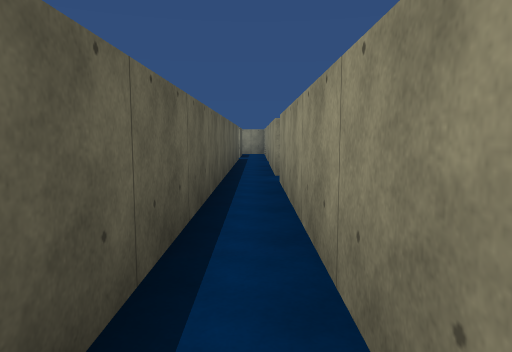
view 1 (above)

16 first-person views from a walk through a scene from a Unity 3-D project. The camera is 1.3 m above the floor, tilts 6° down and sees 70° across. The floor is counted in squares, 1.51 m on a side. Each view is taken from the middle of a square. On the plan, view 1 faces up. The plan holds only what a view shows up to about 12 squares ahead; the rest is blank. The place goes on beyond the plan. The player is left out. Some surface patterns are stand-ins.

view 2
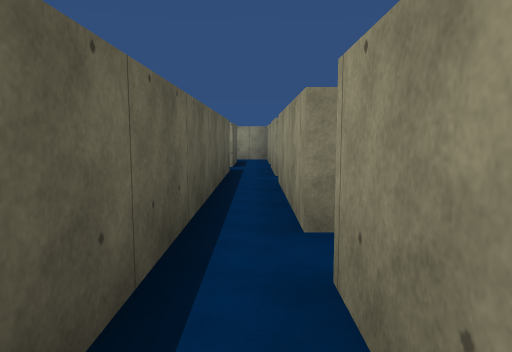

view 3
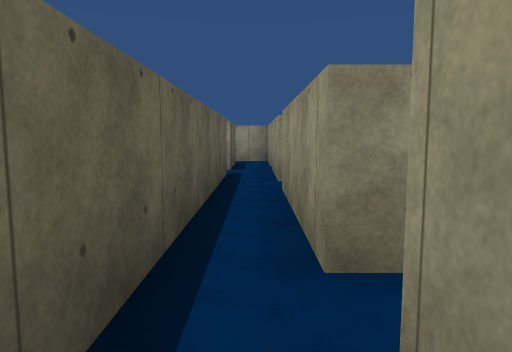

view 4
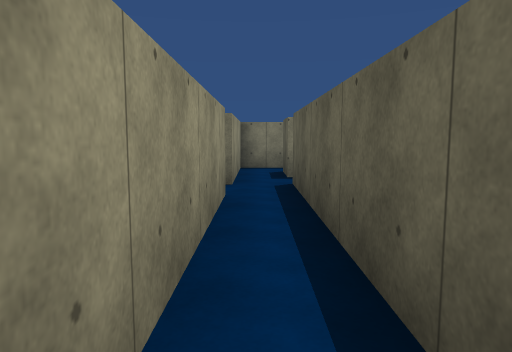

view 5
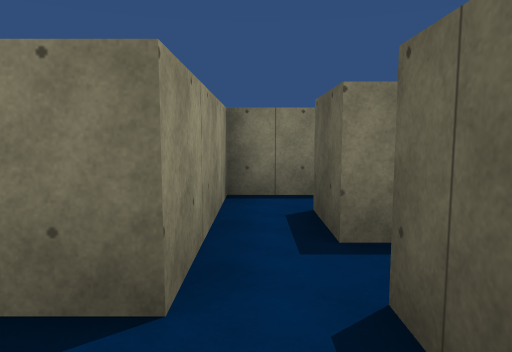

view 6
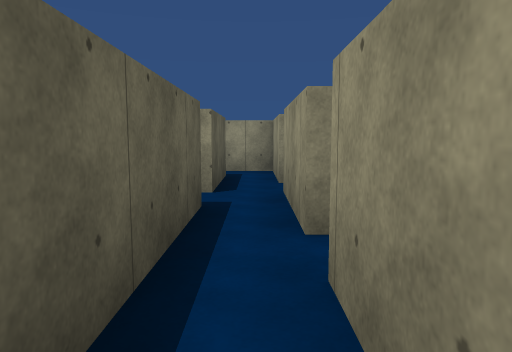

view 7
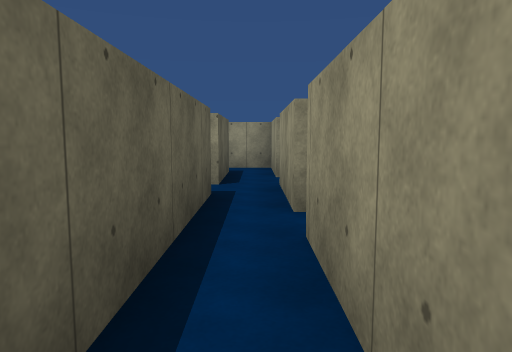

view 8
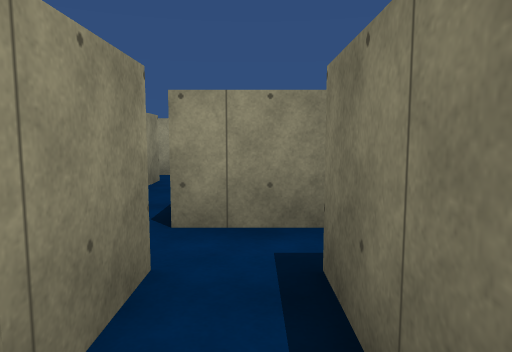

view 9
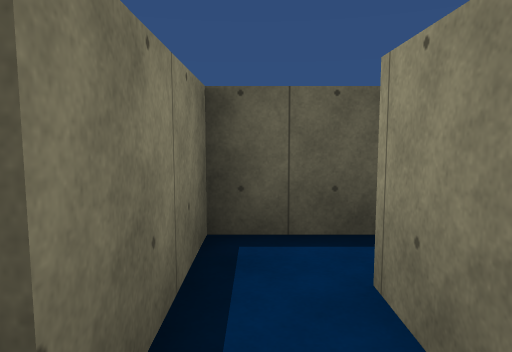

view 10
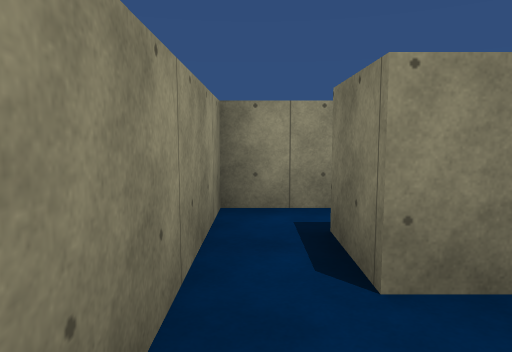

view 11
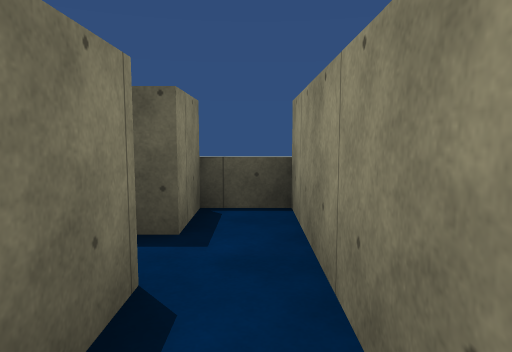

view 12
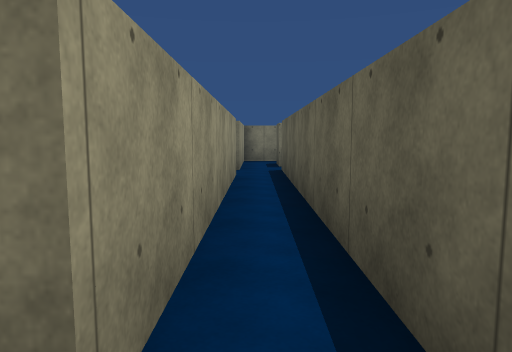

view 13
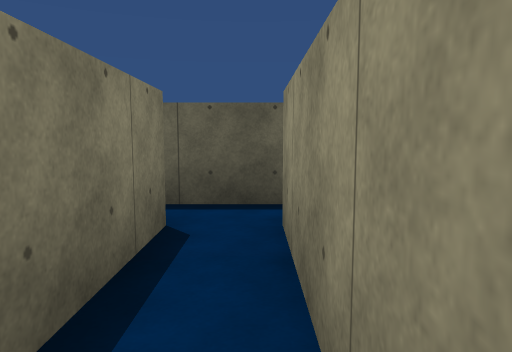

view 14
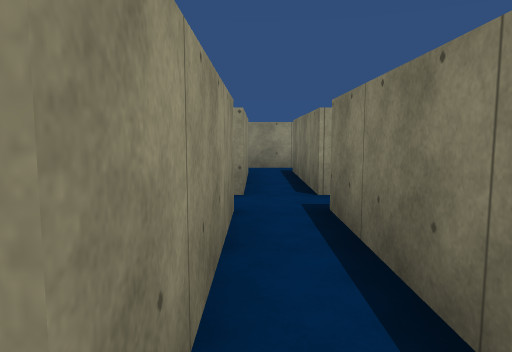

view 15
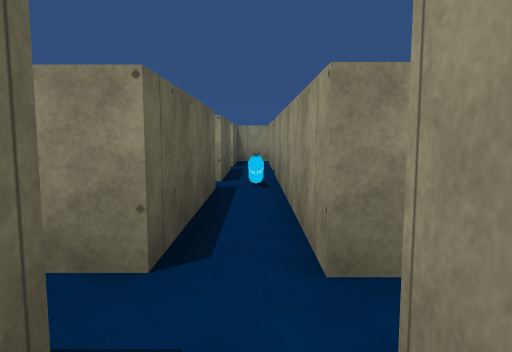

view 16
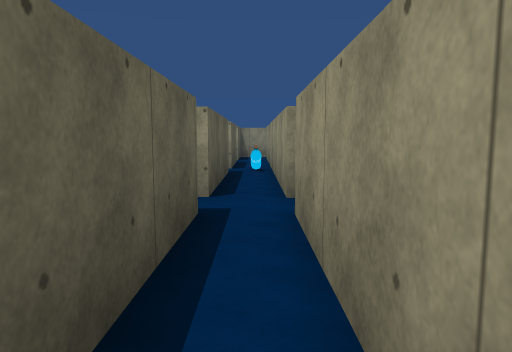

### Floor plan
Ten units are one square. View 1 is at (0, 0); x grows to the right and y downward. Boxes are objects, and circles mark ways between rooms. Rooms are numbered by the first view taken in them; rooms with no view inside come last. Other rooms are left out.
<svg viewBox="-49 -199 158 239">
<path fill="none" stroke="#000" d="M5 6 5 -71M-7 -76 -7 19M5 -131 5 -145M5 -83 5 -122M-7 -146 -7 -76M-32 -161 -32 -146M-21 -175 -21 -183M-44 -183 -32 -183 -32 -179M-24 -194 -44 -194M-44 -194 -44 -183M5 -169 5 -184M5 -145 5 -159M43 -159 43 -145M43 -176 43 -169 35 -169M54 -159 54 -174M-7 -183 -7 -157 -21 -157M-32 -146 -7 -146M-21 -183 -7 -183M5 -184 5 -194 -24 -194M54 -83 54 -125M43 -122 43 -83 5 -83M5 -71 43 -71M54 -35 54 -71M43 -71 43 -39M89 -83 54 -83M104 -69 104 -82M54 -71 94 -71"/>
<circle cx="0" cy="-70" r="3" fill="#2a7"/>
<circle cx="0" cy="-140" r="3" fill="#2a7"/>
<circle cx="10" cy="-80" r="3" fill="#2a7"/>
<circle cx="-15" cy="-150" r="3" fill="#2a7"/>
<circle cx="-15" cy="-190" r="3" fill="#2a7"/>
<circle cx="0" cy="-175" r="3" fill="#2a7"/>
<circle cx="50" cy="-70" r="3" fill="#2a7"/>
<circle cx="60" cy="-80" r="3" fill="#2a7"/>
<text x="0" y="-30">1</text>
<text x="0" y="-110">2</text>
<text x="-30" y="-170">3</text>
<text x="20" y="-160">4</text>
<text x="-10" y="-190">5</text>
<text x="50" y="-90">6</text>
<text x="50" y="-50">7</text>
<text x="80" y="-80">8</text>
</svg>
Room 1 opens to room 2. Room 2 opens to room 4. Room 2 opens to room 6. Room 3 opens to room 4. Room 3 opens to room 5. Room 4 opens to room 5. Room 6 opens to room 7. Room 6 opens to room 8.

Where each view was taken, in squares from view 1:
view 1: 0 up, 0 right, facing up
view 2: 5 up, 0 right, facing up
view 3: 6 up, 0 right, facing up
view 4: 5 up, 0 right, facing down
view 5: 0 up, 0 right, facing down
view 6: 10 up, 0 right, facing up
view 7: 9 up, 0 right, facing up
view 8: 15 up, 3 left, facing right
view 9: 15 up, 0 right, facing left
view 10: 19 up, 4 left, facing right
view 11: 19 up, 0 right, facing left
view 12: 8 up, 0 right, facing down
view 13: 8 up, 4 right, facing left
view 14: 8 up, 0 right, facing right
view 15: 6 up, 5 right, facing up
view 16: 3 up, 5 right, facing up
